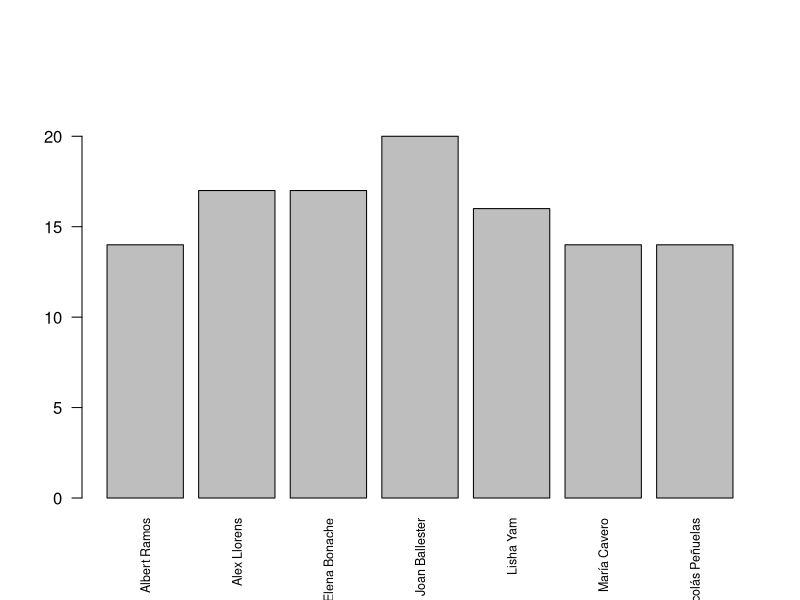
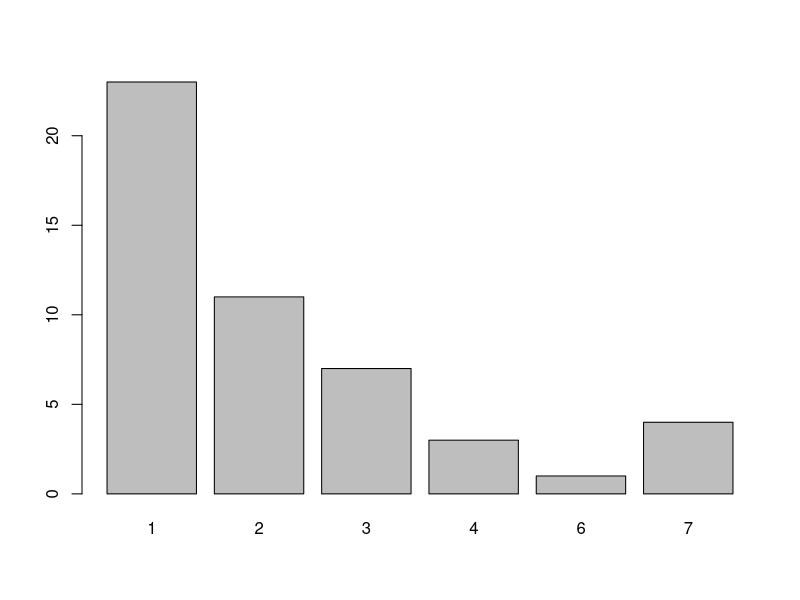

The R script that drew these images, in order:
## ---- chunk 1
knitr::opts_chunk$set(echo = TRUE)
## ---- chunk 2
#elecc <- read.csv("Elecci_n_delegad__20200927212743.csv");
df.delegado <- read.csv("EncuestaDelegado2020.csv", header = TRUE,
                        encoding = "UTF-8");
## ---- chunk 3
df.delegado <- df.delegado[,c("Completed.On", "Elección.delegad.")];
names(df.delegado) <- c("Tiempo","Representantes")

## ---- chunk 4
#ISO 8601
df.delegado$Tiempo <- as.POSIXct(strptime(df.delegado$Tiempo, 
                               format = "%Y-%m-%dT%H:%M:%S"));
class(df.delegado$Tiempo)
## ---- chunk 5
library(stringr)
votaciones <- str_split(df.delegado$Representantes, ",");
votos <- factor(str_trim(unlist(votaciones)));


## ---- chunk 6
values.candidato<-c("Joan Ballester",
                    "Elena Bonache",
                    "María Cavero",
                    "Alex Llorens",
                    "Nicolás Peñuelas",
                    "Albert Ramos",
                    "Lisha Yam")
## ---- chunk 7
all(votos %in% values.candidato)
## ---- chunk 8
sum(is.na(votos))
## ---- chunk 9
df.delegado[is.na(df.delegado$Representantes),]
## ---- chunk 10
df.delegado <- df.delegado[!is.na(df.delegado$Representantes), ]
votaciones <- votaciones[!is.na(votaciones)]
votos <- votos[!is.na(votos)]

## ---- chunk 11
length(votaciones)
## ---- chunk 12
length(votos)
## ---- chunk 13
resultado <- sort(table(votos), decreasing = TRUE)
winner <- resultado[1]
names(winner)
## ---- chunk 14
plot(votos, ylim = c(0,23), cex.names = 0.75, las = 2)
## ---- chunk 15

## ---- chunk 16

## ---- chunk 17
barplot(table(sapply(votaciones, length)))
length(votos)/length(votaciones)
## ---- chunk 18
pareja <- factor()
for (i in seq(votaciones)) {
  votaciones[[i]] <- sort(votaciones[[i]])
  if(length(votaciones[[i]]) == 2){
    pareja <- factor(c(pareja,votaciones[[i]]))
  }
}
table(pareja)
## ---- chunk 19

## ---- chunk 20

